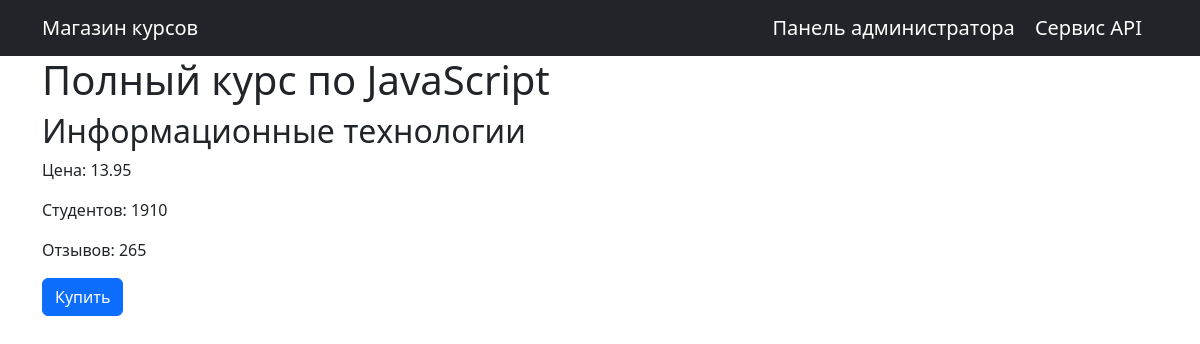
/course/2, run on the app's committed database.
### shop/models.py (models this page shows, shortened)
class Course(models.Model):
    class Meta:
        verbose_name = 'course'
        verbose_name_plural = 'courses'
    category = models.ForeignKey(Category, on_delete=models.CASCADE)
    created_at = models.DateTimeField(default=timezone.now)
    price = models.FloatField()
    review_quantity = models.IntegerField()
    student_quantity = models.IntegerField()
    title = models.CharField(max_length=256)

class Category(models.Model):
    class Meta:
        verbose_name = 'category'
        verbose_name_plural = 'categories'
    created_at = models.DateTimeField(default=timezone.now)
    title = models.CharField(max_length=128)
    def __str__(self):
        return self.title

### shop/views.py (the view)
# urls.py: path('course/<int:course_id>', views.single_course, name='single_course')
def single_course(request, course_id):
    course = get_object_or_404(Course, pk=course_id)
    return render(
        request=request,
        template_name='shop/single_course.html',
        context={'course': course}
    )

### templates/shop/single_course.html (shortened to what this page needs)
{% extends 'base.html' %}
{% block content %}
<h1>{{ course.title }}</h1>
<h2>{{ course.category }}</h2>
<p>Цена: {{ course.price }}</p>
<p>Студентов: {{ course.student_quantity }}</p>
<p>Отзывов: {{ course.review_quantity }}</p>
<button class="btn btn-primary">Купить</button>
{% endblock %}

### data on the page
Course: title "Полный курс по JavaScript", category "Информационные технологии", price "13.95", student_quantity "1910", review_quantity "265"
